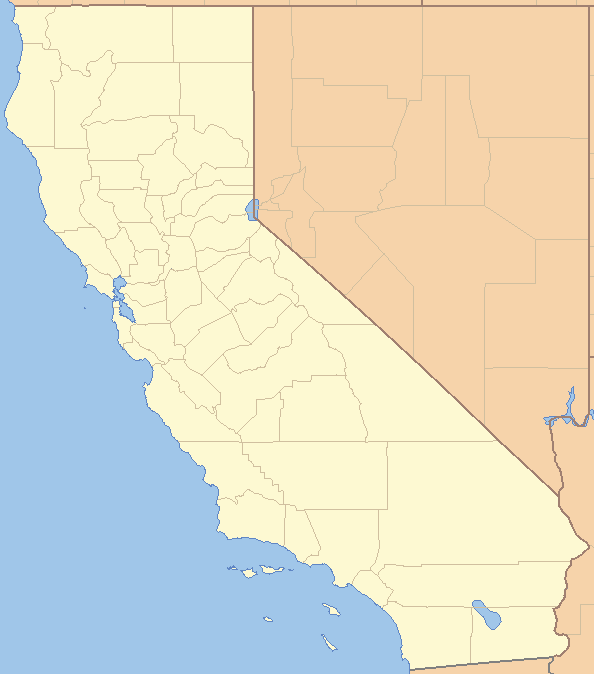
#> input picture Python/TP_Arbre/california.png, 594 x 674 px
$ python Arbres_decisionnels.py
#> lines starting #> are read from the running program, lines starting #| are printed output that depends on the picture
# -*- coding: utf-8 -*-
# ---
# jupyter:
#   jupytext:
#     formats: ipynb,py:hydrogen
#     text_representation:
#       extension: .py
#       format_name: hydrogen
#       format_version: '1.3'
#       jupytext_version: 1.13.6
#   kernelspec:
#     display_name: Python 3
#     language: python
#     name: python3
# ---

# %% [markdown]
# # Arbres décisionnels
#
# Apprentissage supervisé - Regression, DecisionTreeRegressor
#
# ## Préparation des données
#
# ### Téléchargement de données
# Téléchargez le jeu de données housing.csv.
# Placez le dans le même répertoire de votre fichier (Python ou Notebook).
#

# %% [markdown]
# ### Information sur les données
# 1. Créez un code qui lit le fichier "housing.csv"
# et affiche ses premières lignes.
# Pour ce faire, utilisez les fonctions "read_csv" et "head" de la bibliothèque pandas.
#

# %%
import pandas as pd

df = pd.read_csv("housing.csv")
#> (reads Python/TP_Arbre/housing.csv from the repository)

df.head()

# %% [markdown]
# Sachant que la valeur cible est "median_house_value", traitons-nous un problème de classification ou de régression ?

# %%
df.median_house_value.dtype
# Valeurs continues -> Régression

# %% [markdown]
# 2. Créez un code qui affiche le nombre de lignes et de colonnes des données, le type des attributs et le nombre de valeurs non nulles.
#

# %%
df.info()

# %% [markdown]
# Quelle remarque sur l’attribut "total_bedrooms" par rapport aux autres attributs ?
#

# %% [markdown]
#     C'est une colonne qui contient moins de valeurs que les autres.

# %%
df.total_bedrooms.isnull().sum()

# %% [markdown]
#
# 3. A travers la question précédente, vous avez du remarquez que le type dans valeurs utilisées dans l’attribut "ocean_proximity" est un objet (forcément un texte vu qu’on manipule un fichier CSV).
# Il est intéressant de connaître ses valeurs.
# Pour cette finalité, créez un code qui affiche l’occurrence des valeurs utilisées dans cet attribut.

# %%
df.ocean_proximity.value_counts()

# %% [markdown]
#
# 4. Créez un code qui affiche des statistiques sur les attributs de ton jeu de données.

# %%
df.describe()

# %% [markdown]
#
# 5. Créez un code qui affiche les histogrammes des différents attributs.
# Le nombre de "bins" à saisir est 50 et la taille de chaque histogramme "figsize=(20,15)".

# %%
df.hist(bins=50, figsize=(20, 15))

# %% [markdown]
#
# ### Répartition des données
#
# 1. Créez un code qui partitionne les données en base d’apprentissage et base de test. Optez pour 80% pour l’apprentissage et 20% pour le test.

# %%
from sklearn.model_selection import train_test_split

train_set, test_set = train_test_split(df, test_size = 20/100, random_state = 42)

y = df.median_house_value
X = df.drop("median_house_value", axis=1)

X_train, X_test, y_train, y_test = train_test_split(X, y, test_size = 20/100, random_state = 42)

X_train.shape, X_test.shape, y_train.shape, y_test.shape

# %% [markdown]
#
# 2. Affichez l’en-tête de la base de test

# %%
test_set.head()

# %% [markdown]
# Nous nous intéresserons par la suite uniquement à la base d’apprentissage.
# Pour cette raison, le terme données fera référence à la base d’apprentissage.

# %% [markdown]
# ### Découverte et visualisation des données
# L’information géographique (latitude et longitude) existe dans la base de données, il est intéressant de créer des graphes illustrant une visualisation géographique des données.

# %% [markdown]
# 1. Créez un code qui affiche en abscisse la longitude et en ordonnée la latitude.
# Optez pour le type scatter dans la fonction plot pour l’affichage et une valeur d’alpha (c’est un paramètre qui joue sur la transparence de la courbe) de 0.1 pour un affichage plus clair.

# %%
df.plot.scatter(x='longitude',
                y='latitude',
                label="Population",
                alpha=0.1,
                c='DarkBlue')

# %% [markdown]
# 2. Créez un code qui permet d’avoir une idée sur le lien entre la position géographique et le prix des maisons (target).Optez pour une valeur égale à False de "sharex".

# %%
df[['longitude', 'latitude', ]].corrwith(df['median_house_value'])

# %%
df.plot.scatter(x='longitude',
                y='latitude',
                c='median_house_value',
                alpha=0.1,
                sharex=False,
                title='California',
                label="Population",
                cmap='gist_rainbow')
                #cmap='Accent')


# %% [markdown]
# 3. Modifiez le graphe de la question précédente pour savoir la raison du prix élevé de quelques maisons.
#
# Pour ce faire :
# - Téléchargez l’image de la californie
# - Utilisez la fonction imread du sous-module image du module matplotlib
# - Utilisez la fonction imshow du sous-module pyplot du module matplotlib

# %%
import matplotlib.pyplot as plt

img_array=plt.imread("california.png")  #[0:300,0:300]
#> img_array is the input picture: shape (674, 594, 4) float32; mean R, G, B, A 0.881, 0.867, 0.787, 1
plt.imshow(img_array)
plt.title('Californication')
plt.axis('off')
plt.show()
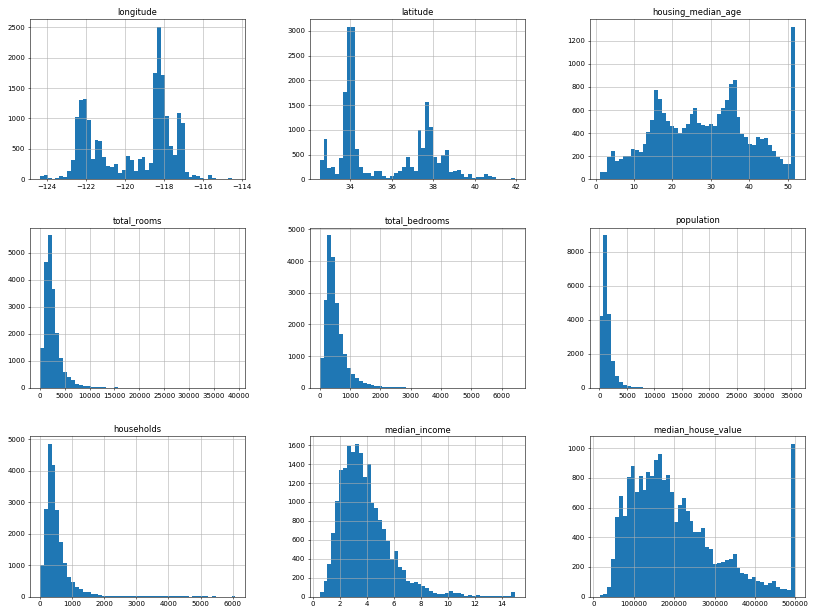
#> figure drawn by matplotlib, 9 panels; panel 1: tallest bar 2507 high, from x = -118.3 to -118.1; panel 2: tallest bar 3086 high, from x = 34.05 to 34.23; panel 3: tallest bar 1321 high, from x = 50.98 to 52; panel 4: tallest bar 5653 high, from x = 1574.7 to 2361.1
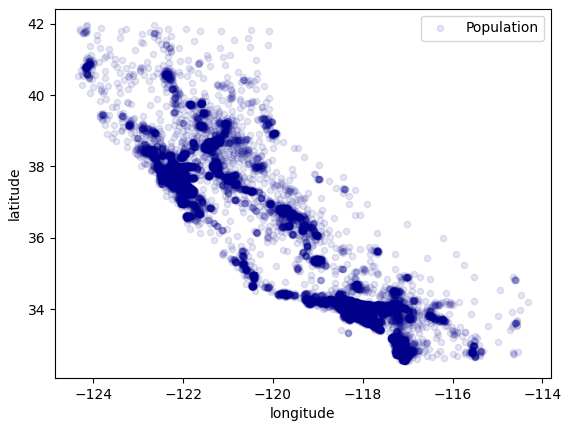
#> figure drawn by matplotlib, 1 panel
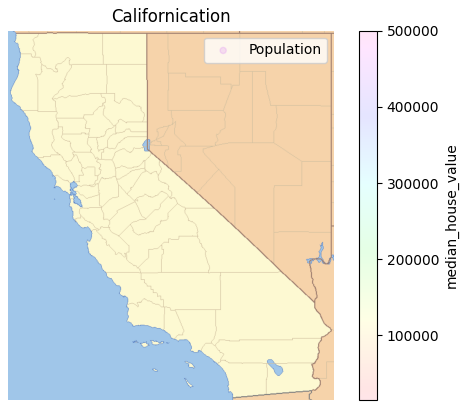
#> figure drawn by matplotlib, 2 panels

# %%
img_array.shape
# (674, 594, 3) : Taille : 674*594 en 3 couleurs (RGB)

#plt.imshow(img_array[1,:,:])
#plt.imshow(img_array[:,1,:])
plt.imshow(img_array[:,:,1])

# %%
img_california=plt.imread("california.png")

plt.title('California')

plt.imshow(img_california, zorder=0, extent=[df.longitude.min(), df.longitude.max(), df.latitude.min(), df.latitude.max()])
aspect=img_california.shape[0]/float(img_california.shape[1])*((df.longitude.max() - df.longitude.min())/(df.latitude.max() - df.latitude.min()))
#> aspect = 1.21
plt.gca().set_aspect(aspect)

plt.scatter(x=df.longitude,
            y=df.latitude,
            zorder=1,
            c=df.median_house_value,
            alpha=0.1,
            label="Population",
            cmap='gist_rainbow')
            #cmap='Accent')

plt.show()
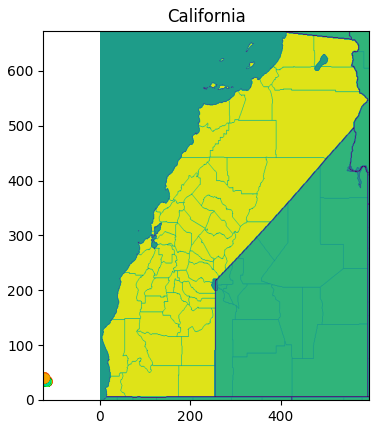
#> figure drawn by matplotlib, 1 panel


# %% [markdown]
# 4. Une pratique très intéressante dans l’analyse de données est l’étude des corrélation entre les variables.
#
# Créez un code qui affiche, en valeur, la corrélation de l’attribut "median_house_value" avec les autres attributs.
#
# Qu’est ce que vous remarquez ?

# %%
#> (the run stopped early here; a loop or call above may not have finished)
